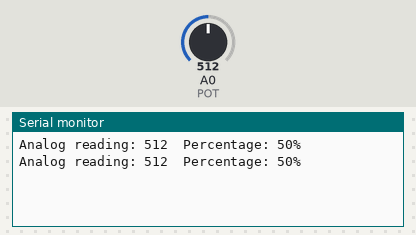
The sketch below on a simulated Arduino Uno, built with avr-gcc and run on an emulated ATmega328P. Parts: the last lines printed to the serial monitor. The test bench sets the inputs (shaded band); at power-on: A0 (POT) = 512.

Above: at 1.8 s.
1.9 s: A0 (POT) set to 716
At 2.8 s:
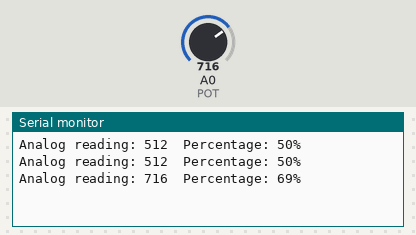
3.4 s: A0 (POT) set to 900
At 4.8 s:
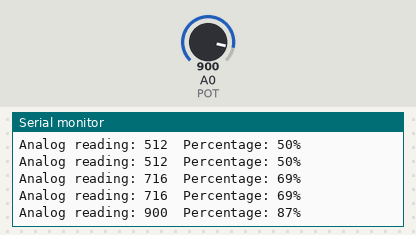
Timing chart, 0 to 6.4 s (numbered marks = the images above; inputs shaded):
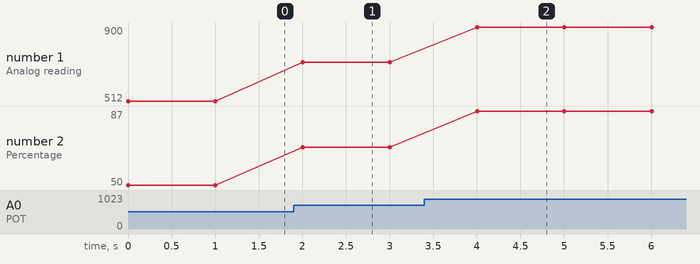

The sketch:

potBasicPrint.ino
```cpp
const int POT = A0;


void setup() {
  // put your setup code here, to run once:
  Serial.begin(115200);

}

void loop() {
  // put your main code here, to run repeatedly:

  int value = analogRead(POT);
  int per = map(value, 0, 1023, 0, 100.0);

  Serial.print("Analog reading: ");
  Serial.print(value);

  Serial.print("  Percentage: ");
  Serial.print(per);
  Serial.println("%");

  delay(1000);
}
```

Measured:
- after the input at 1.9 s, the serial monitor: prints a new line after 0.10 s (image 1)
- after the input at 3.4 s, the serial monitor: prints a new line after 0.60 s (image 2)
- plotted number 1: 512 → 716 after the input at 1.9 s, 716 → 900 after the input at 3.4 s
- plotted number 2: 50 → 69 after the input at 1.9 s, 69 → 87 after the input at 3.4 s
